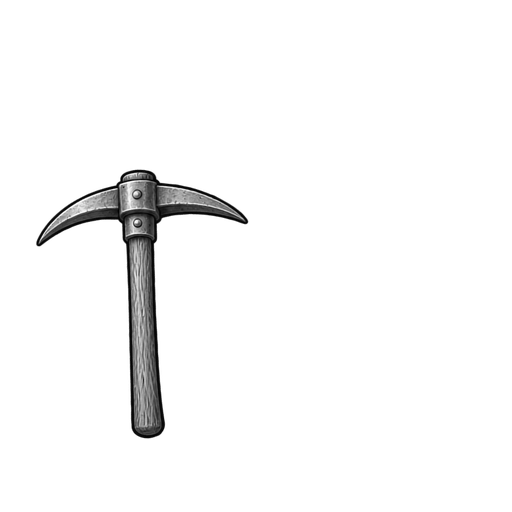
#> input picture kit-personnages/objets/item_pickaxe.png, 512 x 512 px
$ python -i splitgris.py   (imports and definitions only)
#> lines starting #> are read from the running program, lines starting #| are printed output that depends on the picture; after the words box and inside, x2 and y2 are one past the last pixel; in counts of white or black regions, pixels touching at a corner belong together
"""Découpe le calque d'un lot avec les boîtes de la planche GRISE (même taille) : quand deux coiffes du calque se touchent, split_map les fusionne."""
import numpy as np,heads
from PIL import Image
from scipy import ndimage as ndi
_orig=heads.split_map
def by_grey(path,n=8,rows=2):
#> called with path = '../objets/item_pickaxe.png', n = 8, rows = 2
    g=path.replace('map.png','gris.png');im=np.array(Image.open(g).convert('RGB')).astype(float);lum=im.mean(-1);c,k=ndi.label(lum>236)
#> after `im = np.array(Image.open(g).convert('RGB')).astype(float)`:
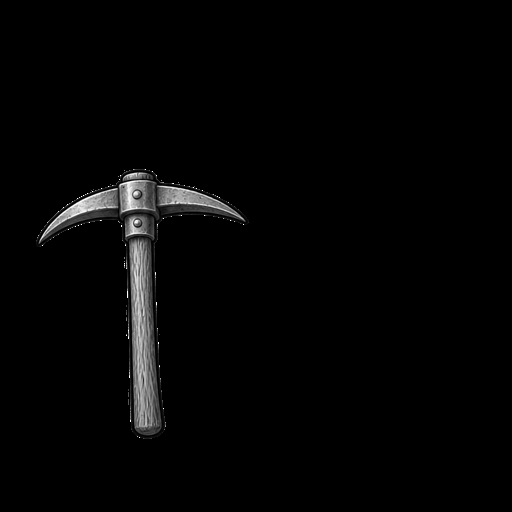
#> im: shape (512, 512, 3) float64; min 0, max 255, mean 4.8
#> after `c, k = ndi.label(lum > 236)`:
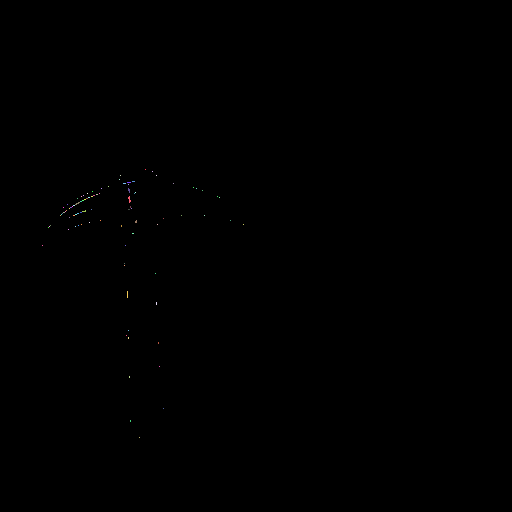
#> c: shape (512, 512) int32; 93 distinct labels, from 0 to 92; one colour per label, 0 black
#> after `c, k = ndi.label(lum > 236)`: k = 92
    edge=np.unique(np.r_[c[0],c[-1],c[:,0],c[:,-1]]);bg=ndi.binary_dilation(np.isin(c,edge[edge>0]),iterations=3);fig=ndi.binary_fill_holes(~bg);cc,kk=ndi.label(fig)
#> after `edge = np.unique(np.r_[c[0], c[-1], c[:, 0], c[:, -1]])`: edge = [0]
#> after `bg = ndi.binary_dilation(np.isin(c, edge[edge > 0]), iterations=3)`: bg: shape (512, 512) bool; every value is 0
#> after `fig = ndi.binary_fill_holes(~bg)`: fig: shape (512, 512) bool; every value is 1
#> after `cc, kk = ndi.label(fig)`: cc: shape (512, 512) int32; every value is 1
#> after `cc, kk = ndi.label(fig)`: kk = 1
    sz=ndi.sum(fig,cc,range(1,kk+1));ids=[i+1 for i in np.argsort(sz)[::-1][:n]];obs=ndi.find_objects(cc);mid=im.shape[0]/rows
#> after `sz = ndi.sum(fig, cc, range(1, kk + 1))`: sz = [262144]
#> after `ids = [i + 1 for i in np.argsort(sz)[::-1][:n]]`: ids = [1]
#> after `obs = ndi.find_objects(cc)`: obs = 1 item
#> after `mid = im.shape[0] / rows`: mid = 256
    cells=sorted([(obs[i-1],i) for i in ids],key=lambda t:(int(((t[0][0].start+t[0][0].stop)/2)//mid),t[0][1].start))
#> cells = 1 item
    m=np.array(Image.open(path).convert('RGB')).astype(int);out=[]
#> after `m = np.array(Image.open(path).convert('RGB')).astype(int)`:
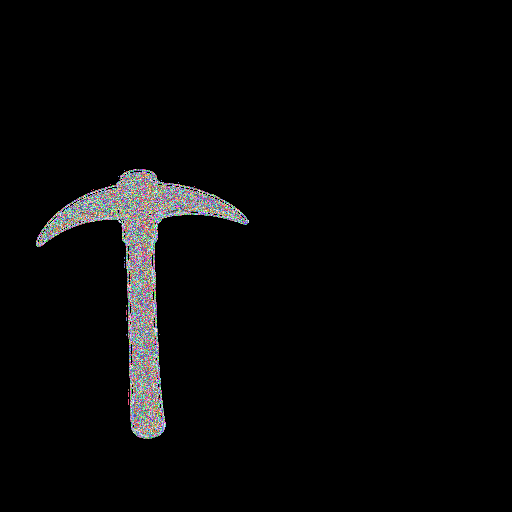
#> m: shape (512, 512, 3) int64; 255 distinct labels, from 0 to 255; one colour per label, 0 black
    for sl,i in cells:
        p=m[sl];r,gg,b=p[...,0],p[...,1],p[...,2];lab=np.zeros(r.shape,np.uint8);lab[(r>150)&(gg<110)&(b<110)]=1;lab[(b>150)&(r<110)&(gg<110)]=2;lab[(gg>150)&(r<130)&(b<130)]=4;lab[(r>150)&(gg>150)&(b<110)]=8;lab[(r>150)&(b>150)&(gg<120)]=31;lab[(gg>150)&(b>150)&(r<120)]=6;lab[(r>200)&(gg>80)&(gg<=170)&(b<90)]=60
        lab[~ndi.binary_dilation(cc[sl]==i,iterations=4)]=0;out.append(lab)
#> this loop made 1 pass
#> after the loop, out = 1 item
    return out
def on(): heads.split_map=by_grey

>>> result = by_grey('../objets/item_pickaxe.png')
#> result = 1 item

$ run again, on kit-personnages/objets/item_bow.png
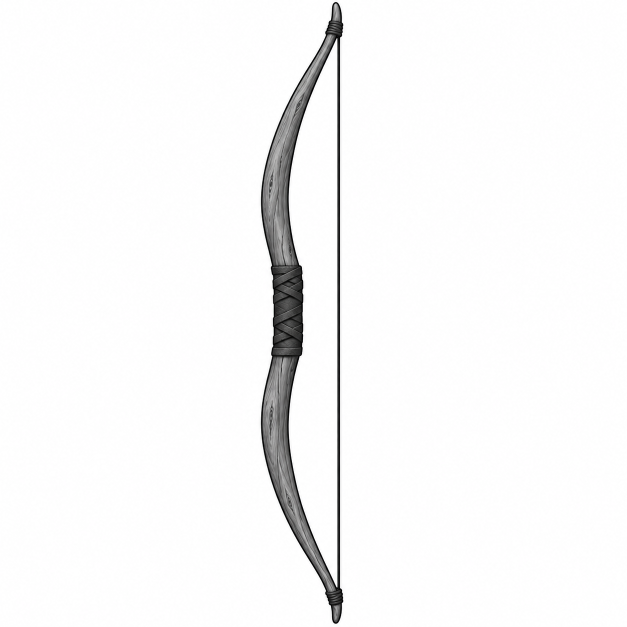
#> input picture kit-personnages/objets/item_bow.png, 1254 x 1254 px (shown at 1/2 size)
#> c: shape (1254, 1254) int32; 3 distinct labels, from 0 to 2
#> k = 2
#> edge = [1]
#> bg: shape (1254, 1254) bool; 91.5% white; 1 black region, box (x1, y1, x2, y2) and area: (524, 7, 684, 1245) 134002
#> in by_grey, `fig = ndi.binary_fill_holes(~bg)`:
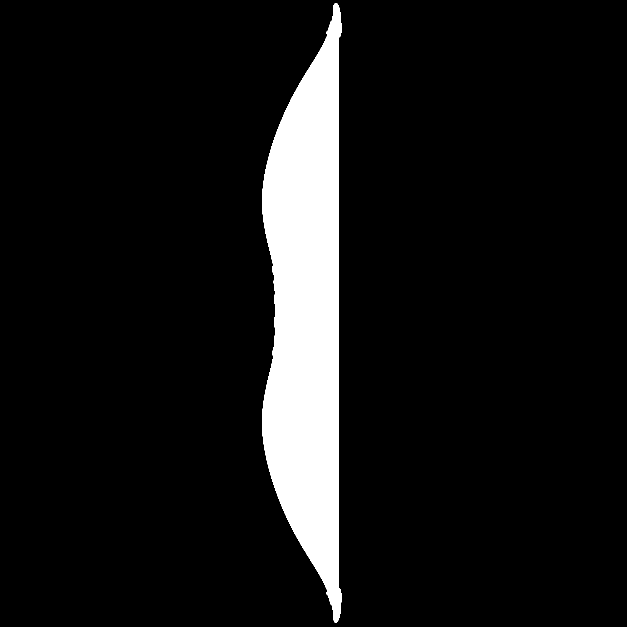
#> fig: shape (1254, 1254) bool (shown at 1/2 size); 8.5% white; 1 white region, box (x1, y1, x2, y2) and area: (524, 7, 684, 1245) 134002
#> kk = 1
#> sz = [134002]
#> ids = [1]
#> obs = 1 item
#> the loop in by_grey, `for sl,i in cells:` made 1 pass
#> pass 1, in by_grey, `p = m[sl]`:
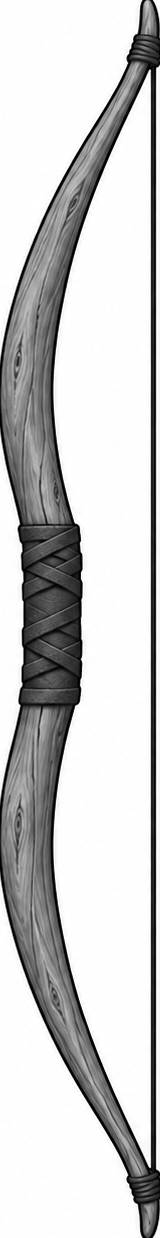
#> p: shape (1238, 160, 3) int64; mean R, G, B 202, 201.9, 201.9

$ run again, on kit-personnages/objets/item_bundle.png
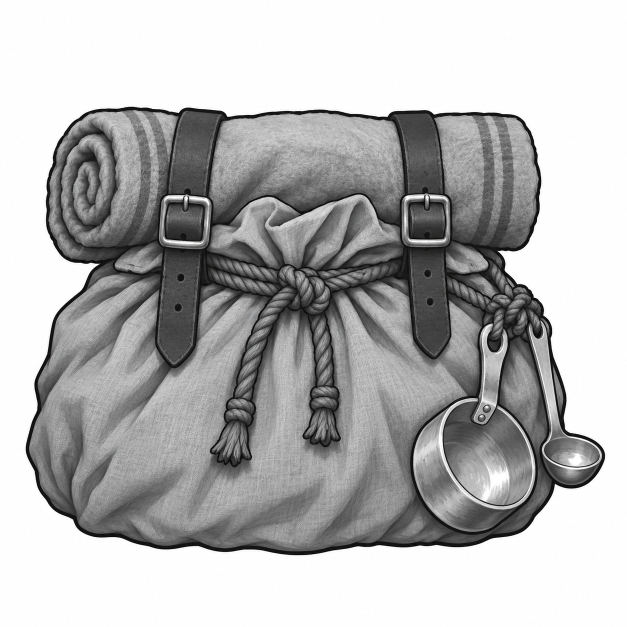
#> input picture kit-personnages/objets/item_bundle.png, 1254 x 1254 px (shown at 1/2 size)
#> c: shape (1254, 1254) int32; 214 distinct labels, from 0 to 213
#> k = 213
#> edge = [1]
#> in by_grey, `bg = ndi.binary_dilation(np.isin(c, edge[edge > 0]), iterations=3)`:
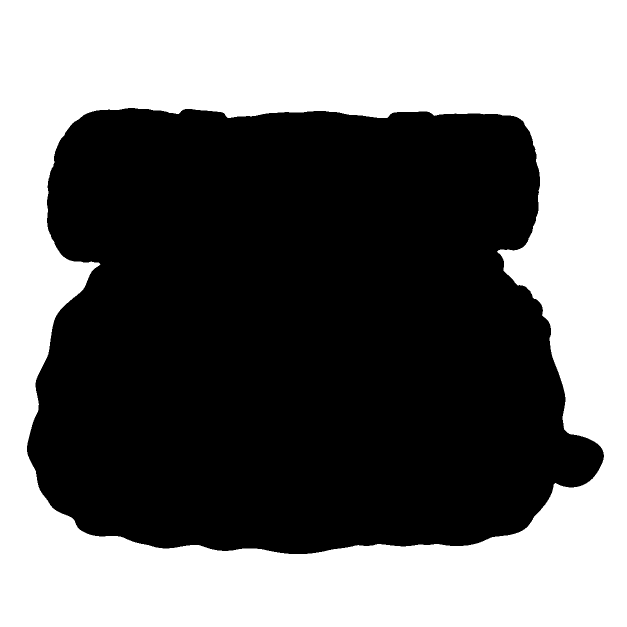
#> bg: shape (1254, 1254) bool (shown at 1/2 size); 45.8% white; 1 white region, box (x1, y1, x2, y2) and area: (0, 0, 1254, 1254) 720431
#> kk = 1
#> sz = [852085]
#> ids = [1]
#> obs = 1 item
#> the loop in by_grey, `for sl,i in cells:` made 1 pass
#> pass 1, in by_grey, `p = m[sl]`:
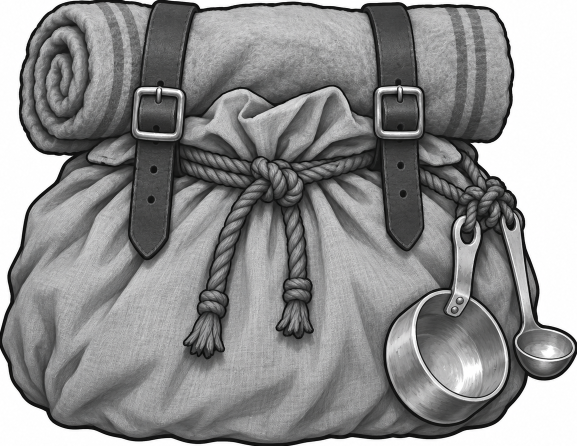
#> p: shape (892, 1154, 3) int64 (shown at 1/2 size); mean R, G, B 143.4, 143.5, 143.5

$ run again, on kit-personnages/objets/item_cart_handle.png
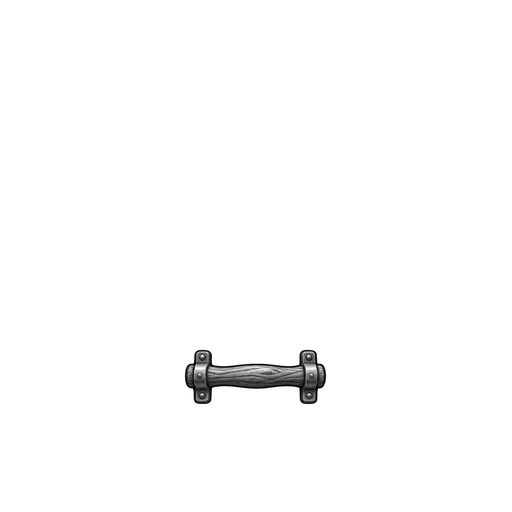
#> input picture kit-personnages/objets/item_cart_handle.png, 512 x 512 px
#> in by_grey, `im = np.array(Image.open(g).convert('RGB')).astype(float)`:
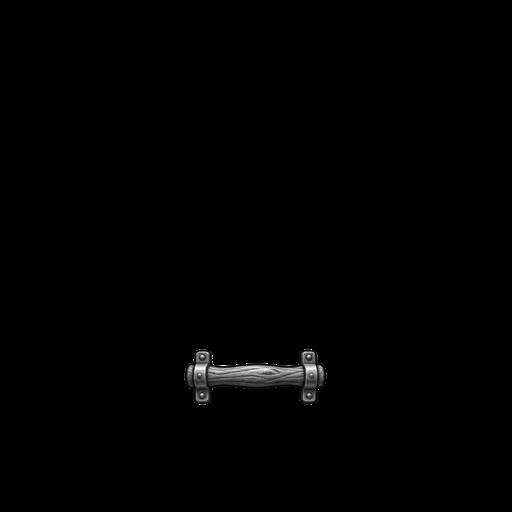
#> im: shape (512, 512, 3) float64; min 0, max 255, mean 1.4
#> c: shape (512, 512) int32; 18 distinct labels, from 0 to 17
#> k = 17
#> edge = [0]
#> bg: shape (512, 512) bool; every value is 0
#> fig: shape (512, 512) bool; every value is 1
#> cc: shape (512, 512) int32; every value is 1
#> kk = 1
#> sz = [262144]
#> ids = [1]
#> obs = 1 item
#> m: shape (512, 512, 3) int64; 249 distinct labels, from 0 to 255
#> the loop in by_grey, `for sl,i in cells:` made 1 pass
